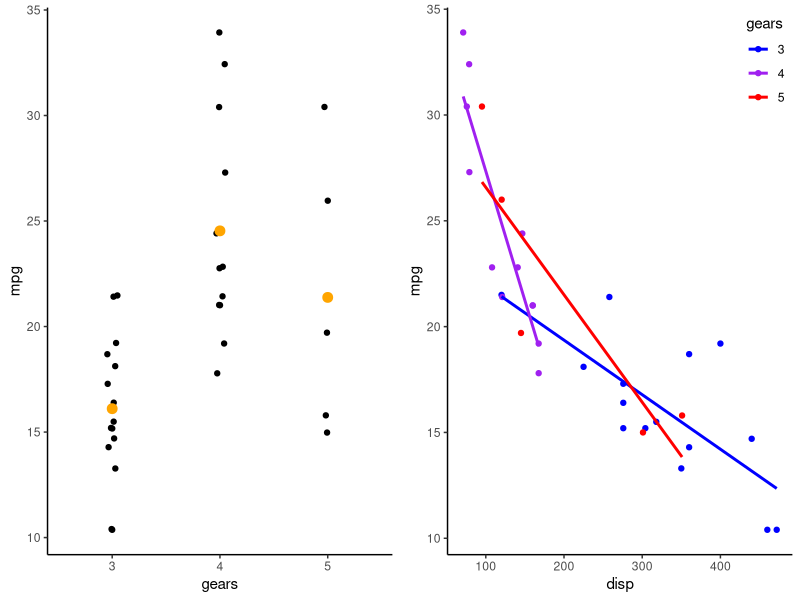
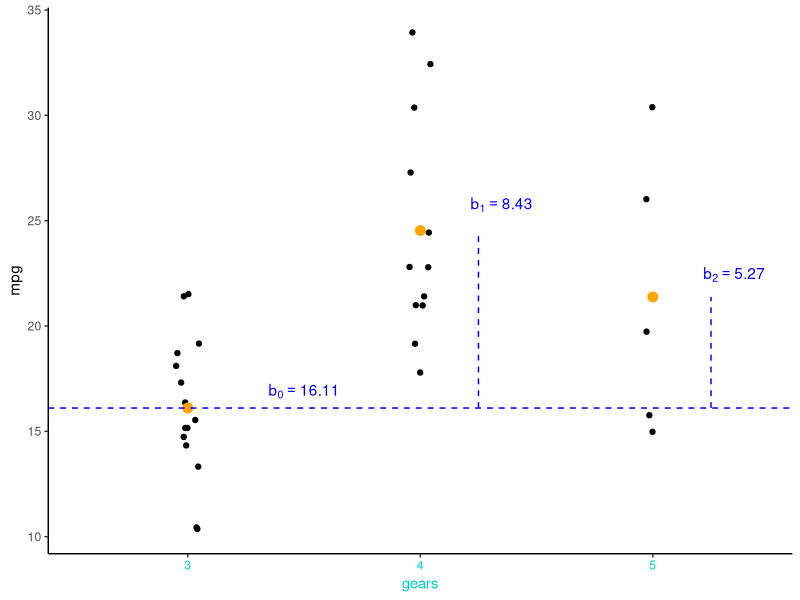
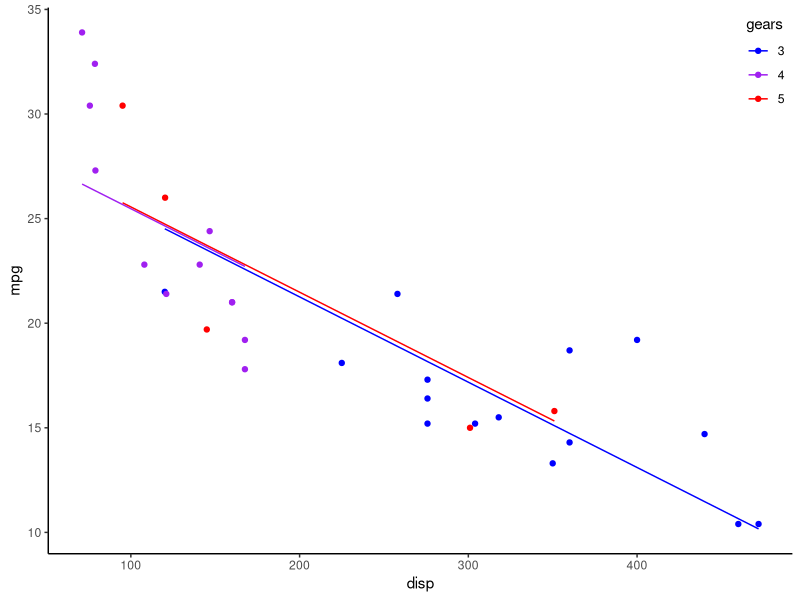
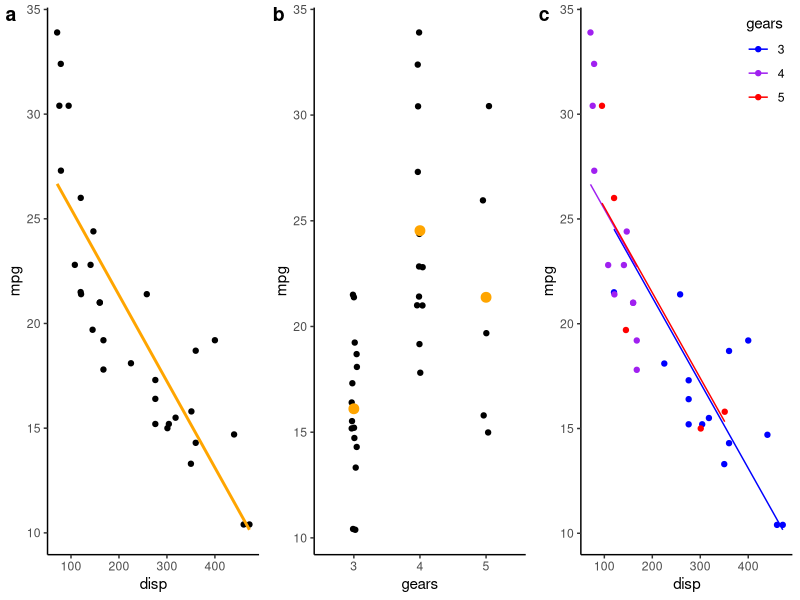
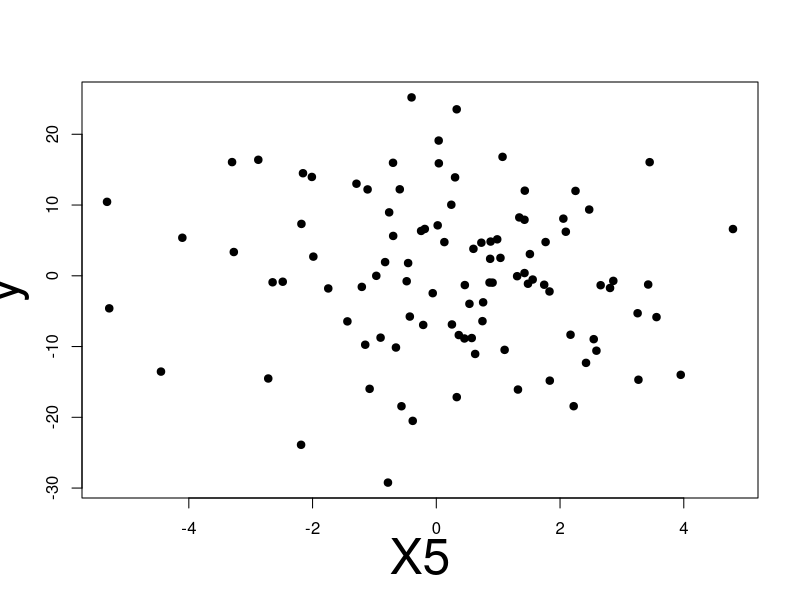
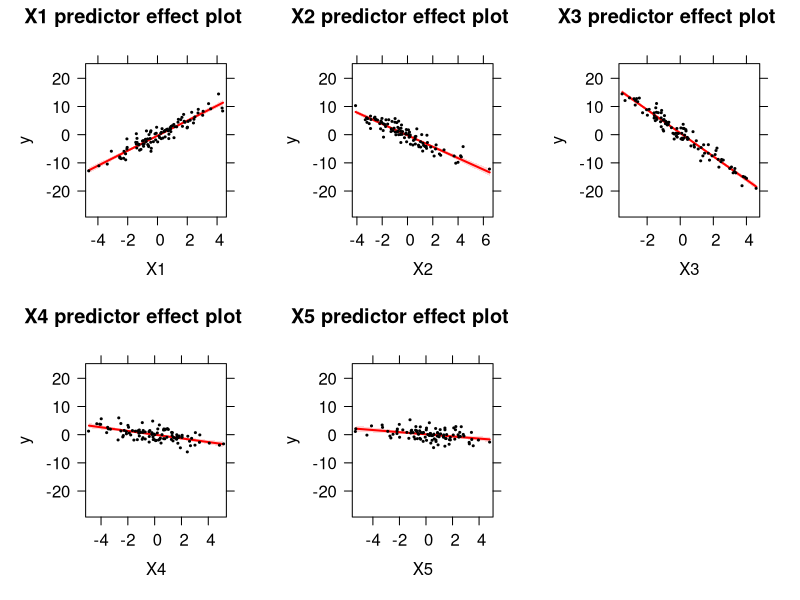
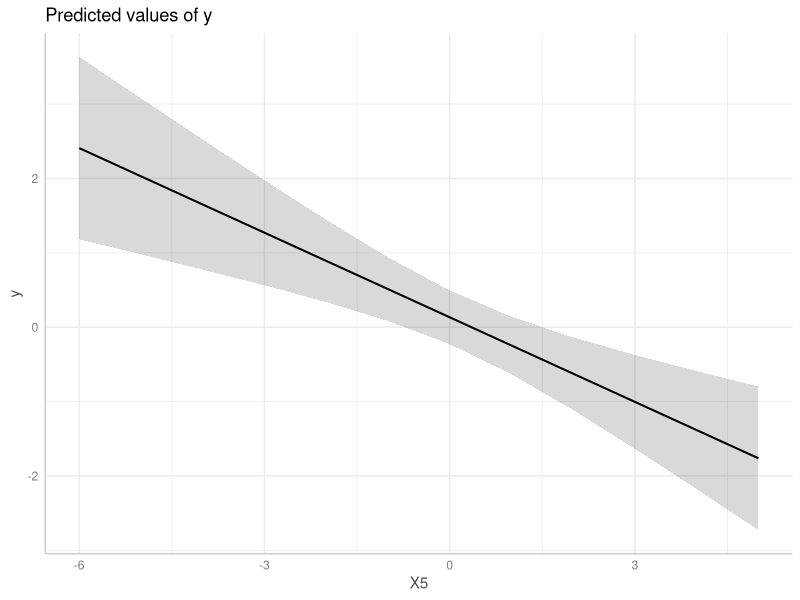
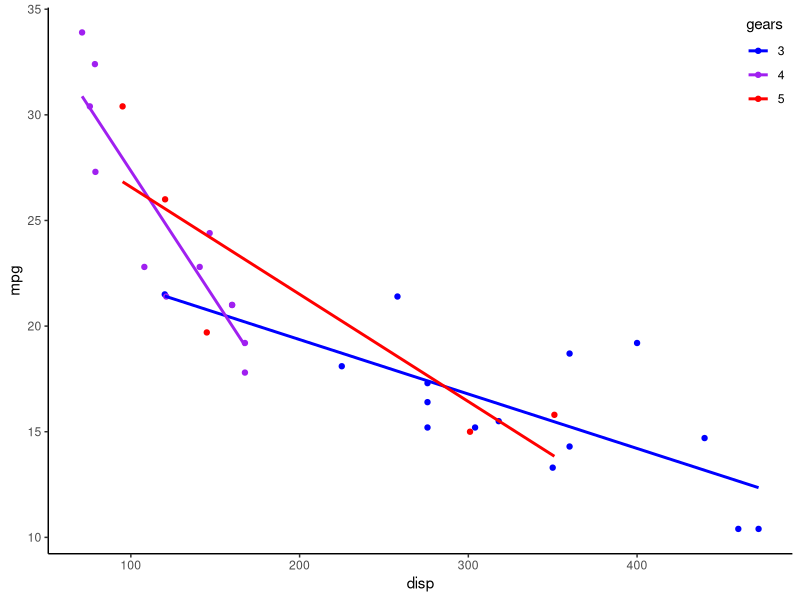

These charts were generated, in order, by the following R code:
## ---- chunk 1
knitr::opts_chunk$set(echo = FALSE)
library(tidyverse)
theme_set(theme_classic())
library(ggpubr)

set.seed(123)

#Fit models
modp1 <- lm(mpg~disp,data=arrange(mtcars,disp))
modp2 <- lm(mpg~factor(gear),data=arrange(mtcars,am,disp))
modp3 <- lm(mpg~disp+factor(gear),data=arrange(mtcars,am,disp))
modp4 <- lm(mpg~disp*factor(gear),data=mtcars)

#Plots

#Continuous
p1 <- ggplot(arrange(mtcars,disp),aes(x=disp,y=mpg))+geom_point()+geom_smooth(formula=y~x,method='lm',se=FALSE,col='orange')

#Categorical - 3 levels
p2 <- ggplot(arrange(mtcars,gear,mpg),aes(x=factor(gear),y=mpg))+ 
  geom_point(position=position_jitter(width=0.05))+labs(x='gears')+
  geom_point(aes(y=mpg),stat='summary',fun=mean,col='orange',size=3) #Mean only

#Continuous + categorial
p3 <- ggplot(cbind(modp3$model,pred=predict(modp3)),aes(x=disp,y=mpg,col=`factor(gear)`))+geom_point()+labs(col='gears')+
  geom_line(aes(y=pred))+
  scale_colour_manual(values=c('blue','purple','red'))+theme(legend.justification=c(1,1), legend.position=c(1,1))

#Interaction
p4 <- ggplot(mtcars,aes(x=disp,y=mpg,col=factor(gear)))+geom_point()+labs(col='gears')+
  geom_smooth(formula=y~x,method='lm',se=FALSE)+
  scale_colour_manual(values=c('blue','purple','red'))+theme(legend.justification=c(1,1), legend.position=c(1,1))

## ---- chunk 2
ggarrange(p2,p4,ncol=2) #Display mtcars data
## ---- chunk 3

b0Lab <- paste('b[0] == ',round(coef(modp2)[1],2))
b1Lab <- paste('b[1] == ',round(coef(modp2)[2],2))
b2Lab <- paste('b[2] == ',round(coef(modp2)[3],2))


  p2 + annotate('text', x=1.5, y = coef(modp2)[1]*1.05, col='blue', label=b0Lab, parse=TRUE) +
    geom_hline(yintercept=coef(modp2)[1],linetype='dashed',col='blue') +
    
    annotate('text', x=2.35, y = (coef(modp2)[1] + coef(modp2)[2])*1.05, col='blue', label=b1Lab, parse=TRUE)+
    annotate('segment', x = 2.25, xend = 2.25, y= coef(modp2)[1], yend = coef(modp2)[1] + coef(modp2)[2],linetype='dashed',col='blue') +
    
    annotate('text', x=3.35, y = (coef(modp2)[1] + coef(modp2)[3])*1.05, col='blue', label=b2Lab, parse=TRUE)+
    annotate('segment', x = 3.25, xend = 3.25, y= coef(modp2)[1], yend = coef(modp2)[1] + coef(modp2)[3],linetype='dashed',col='blue') +
    
    theme(axis.title.x.bottom=element_text(colour='darkturquoise'),
            axis.text.x.bottom=element_text(colour='darkturquoise'))
## ---- chunk 4
#Formula structure: y ~ x
mod1 <- lm(mpg ~ factor(gear), #mpg depends on gears
           data = mtcars) #Name of the dataframe containing mpg & gears
summary(mod1)
## ---- chunk 5
mod1Matrix <- model.matrix(mod1) #Get model matrix (columns used to predict mpg)
head(mod1Matrix,28) #Show first 28 rows of model matrix
## ---- chunk 6
p3
## ---- chunk 7
#mpg depends on disp and gears
mod2 <- lm(mpg ~ disp+factor(gear), data = mtcars) 
summary(mod2)
## ---- chunk 8
mod2Matrix <- model.matrix(mod2) #Get model matrix (columns used to predict mpg)
colnames(mod2Matrix) <- gsub('factor\\(gear\\)','gear',colnames(mod2Matrix)) #Shorten colnames
head(mod2Matrix,28) #Show first 28 rows of model matrix
## ---- chunk 9
ggarrange(p1,p2,p3,ncol=3,labels=letters[1:3])
## ---- chunk 10
n <- 100; ncoef <- 5 #Number of data points and coefficients
pred <- data.frame(replicate(n=ncoef,expr=rnorm(n,0,2))) #Predictor matrix
beta <- runif(ncoef,-5,5) #Coefficients
yhat <- as.matrix(pred) %*% beta #Predicted value
y <- rnorm(n,yhat,2) #SD=2
pred$y <- y
## ---- chunk 11
#Fit model with 5 variables (all important)
simMod <- lm(y~X1+X2+X3+X4+X5,data=pred) 
#Incorrect way, using raw data 
plot(y~X5,data=pred,pch=19,cex.lab=3) 
## ---- chunk 12
library(effects) #Load effects package
simModEff <- predictorEffects(simMod,partial.residuals=TRUE) #Calculate partial effects
#Plot partial effects
plot(simModEff,lines=list(col='red'), partial.residuals=list(pch=19,col='black',cex=0.25))
## ---- chunk 13
library(ggeffects) #Load ggeffects package
simModEff2 <- ggeffect(simMod,terms=c('X5')) #Calculate partial effects for X5
plot(simModEff2) #Plot effect of X5
## ---- chunk 14
  p4 
## ---- chunk 15
b0Lab <- paste('b[0] == ',round(coef(modp4)[1],3))
b1Lab <- paste('b[1] == ',round(coef(modp4)[2],3))
b4Lab <- paste('b[4] == ',round(coef(modp4)[4],3))
b5Lab <- paste('b[5] == ',round(coef(modp4)[6],3)) 

p4 + xlim(0,NA) +
  #Text/lines for gear==3
  annotate('text', x=250, y = coef(modp4)[1]*1.05, col='blue', label=b0Lab, parse=TRUE) +
  annotate('segment', x = 400, xend = 400, y= coef(modp4)[c(1,2)] %*% c(1,400), yend = (coef(modp4)[c(1,2)] %*% c(1,400))*1.2,linetype='dashed',col='blue') +
  annotate('segment', x = 300, xend = 400, y= (coef(modp4)[c(1,2)] %*% c(1,400))*1.2, yend = (coef(modp4)[c(1,2)] %*% c(1,400))*1.2,linetype='dashed',col='blue') + 
  annotate('text', x=400, y = (coef(modp4)[c(1,2)] %*% c(1,400))*1.25, col='blue', label=b1Lab, parse=TRUE) +
  geom_hline(yintercept=coef(modp4)[1],linetype='dashed',col='blue') +
  geom_abline(intercept=coef(modp4)[1],slope=coef(modp4)[2],col='blue',linetype='dashed') +
  #Text/lines for gear==5
  annotate('text', x=250, y = sum(coef(modp4)[c(1,4)])*1.05, col='red', label=b4Lab, parse=TRUE) +
  annotate('segment', x = 250, xend = 250, y= coef(modp4)[c(1,2,4,6)] %*% c(1,250,1,250), 
           yend = (coef(modp4)[c(1,2,4,6)] %*% c(1,250,1,250))*1.2, linetype='dashed',col='red') +
  annotate('segment', x = 180, xend = 250, y= (coef(modp4)[c(1,2,4,6)] %*% c(1,250,1,250))*1.2,
           yend = (coef(modp4)[c(1,2,4,6)] %*% c(1,250,1,250))*1.2, linetype='dashed',col='red') +
  annotate('text', x = 350, y = (coef(modp4)[c(1,2,4,6)] %*% c(1,250,1,250))*1.2, col='red', label=b5Lab, parse=TRUE) +
  geom_hline(yintercept=sum(coef(modp4)[c(1,4)]),linetype='dashed',col='red') +
  geom_abline(intercept=sum(coef(modp4)[c(1,4)]),slope=sum(coef(modp4)[c(2,6)]),col='red',linetype='dashed')
## ---- chunk 16
#mpg depends on disp interacted (*) with gears
mod2 <- lm(mpg ~ disp*factor(gear), data = mtcars) 
summary(mod2)
## ---- chunk 17
mod2Matrix <- model.matrix(mod2) #Get model matrix (columns used to predict mpg)
colnames(mod2Matrix) <- gsub('factor\\(gear\\)','gear',colnames(mod2Matrix)) #Shorten colnames
head(mod2Matrix,28) #Show first 28 rows of model matrix
